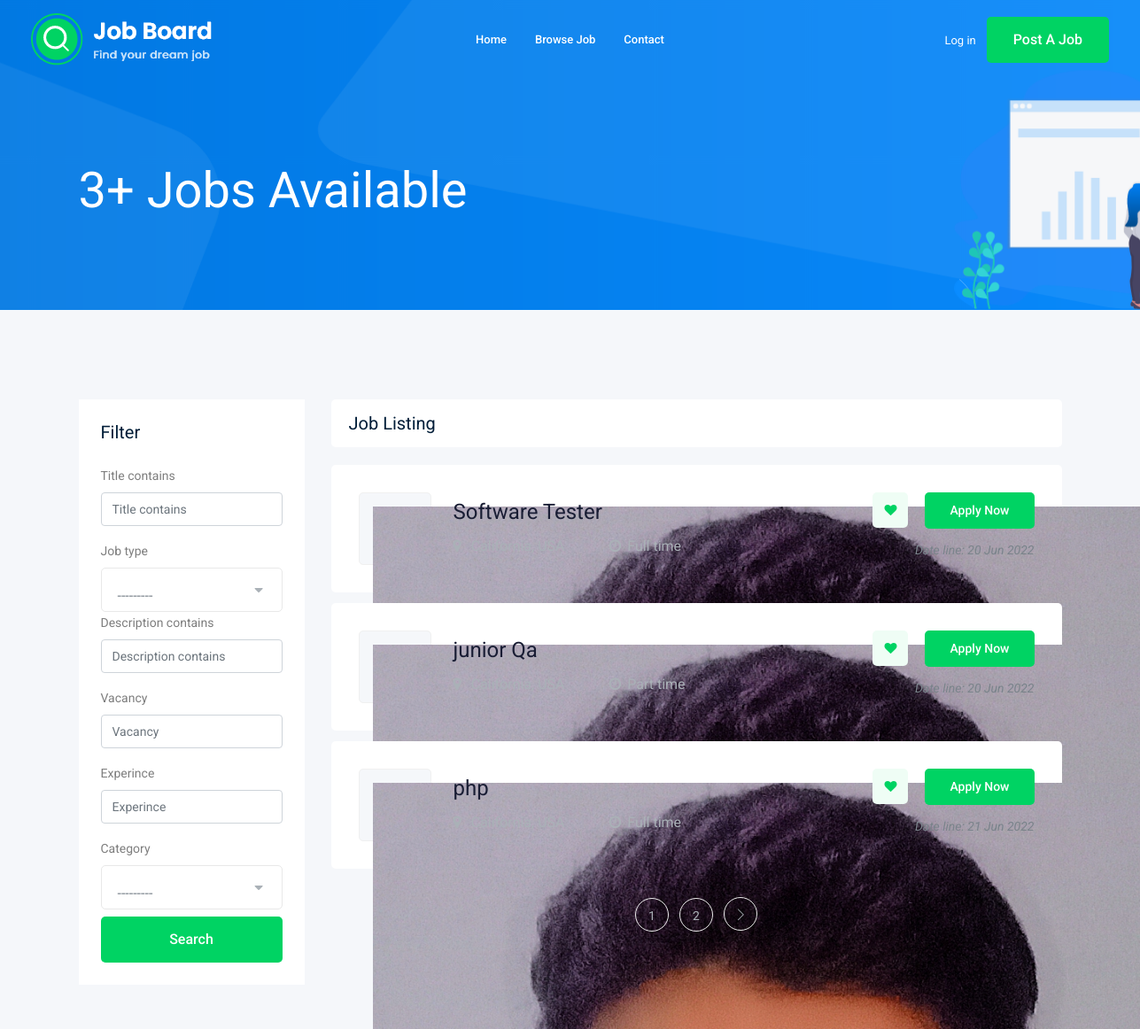
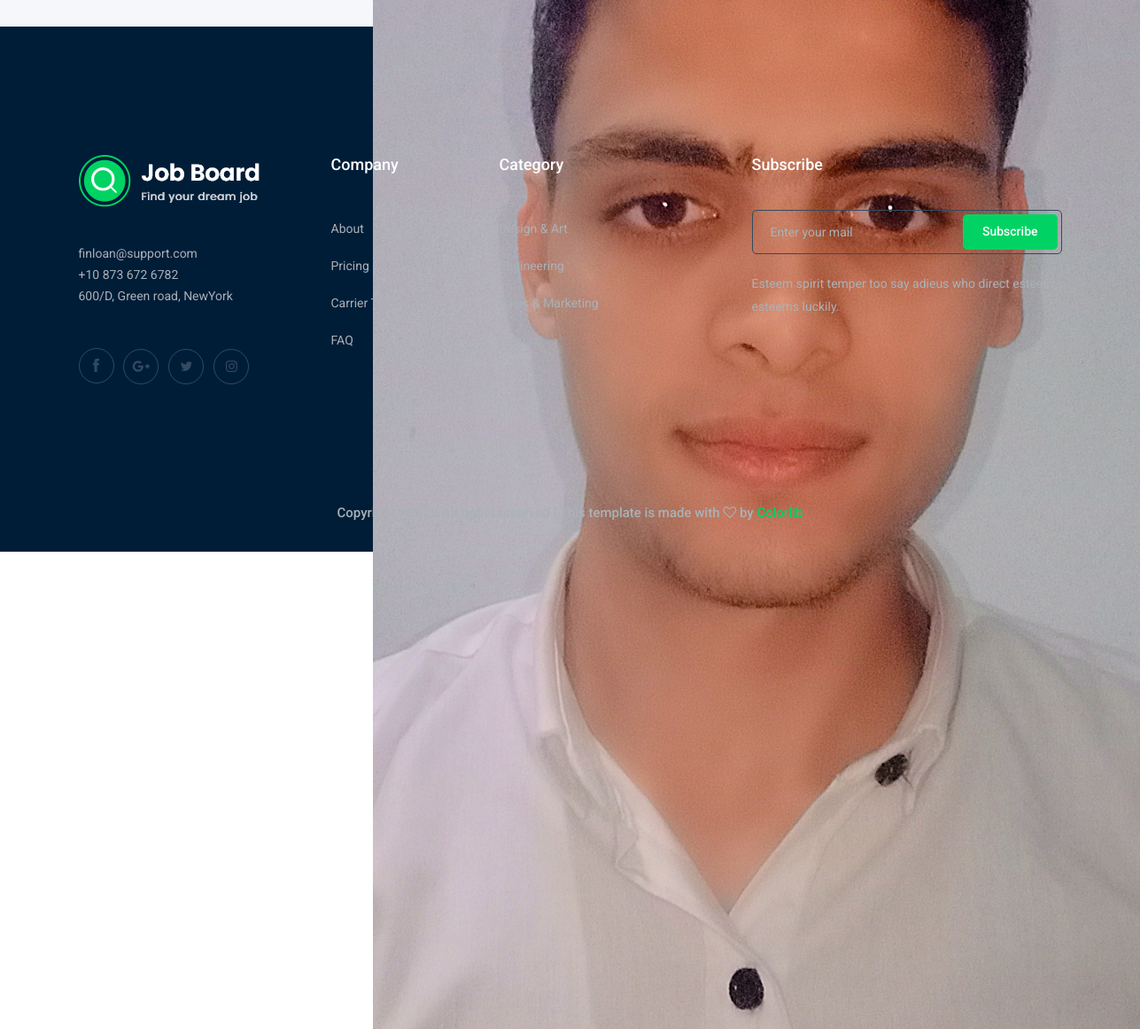
Screenshot of /jobs/ with the database file from the repository (2 pictures, top to bottom).
### job/models.py (models this page shows, shortened)
class Job(models.Model):
    owner = models.ForeignKey(User , related_name='job_owner' , on_delete=models.CASCADE)
    title = models.CharField(max_length=100)
    job_type = models.CharField(max_length=15 , choices=JOB_TYPE)
    description = models.TextField(max_length=1000)
    published_at = models.DateTimeField(auto_now=True)
    vacancy = models.IntegerField(default=1)
    salary = models.IntegerField(default=0)
    experince = models.IntegerField(default=1)
    category = models.ForeignKey('Category', on_delete=models.CASCADE) # we but ctegory in '' because class is under me
    image = models.ImageField(upload_to = upload_image)
    slug = models.SlugField(blank=True,null=True)
    def __str__(self):
        return self.title

### job/views.py (the view)
# urls.py: path('', views.job_list , name='job_list'),
def job_list(request):
    job_list = Job.objects.all()
    myfilter = JobFilter(request.GET,queryset=job_list)
    job_list = myfilter.qs
    paginator = Paginator(job_list , 3)
    page_number = request.GET.get('page')
    page_obj = paginator.get_page(page_number)
    context = {'jobs' : page_obj , 'myfilter' : myfilter}
    return render(request , 'job/job_list.html' , context)

### job/models.py (called while the page is built)
    def __str__(self):
        return self.name

### job/templates/job/job_list.html (shortened to what this page needs)
    {% extends 'base.html' %}
    {% load bootstrap4 %}
    {% block body %}
    <div class="bradcam_area bradcam_bg_1">
        <div class="container">
            <div class="row">
                <div class="col-xl-12">
                    <div class="bradcam_text">
                        <h3>{{jobs|length}}+ Jobs Available</h3>
                    </div>
                </div>
            </div>
        </div>
    </div>
    <div class="job_listing_area plus_padding">
        <div class="container">
            <div class="row">
                <div class="col-lg-3">
                    <div class="job_filter white-bg">
                        <div class="form_inner white-bg">
                            <h3>Filter</h3>
                            <form method="GET">
                                {% bootstrap_form myfilter.form %}
                                <input type="submit" value="Search" class="boxed-btn3 w-100 mt-2">
                            </form>
                        </div>
                    </div>
                </div>
                <div class="col-lg-9">
                    <div class="recent_joblist_wrap">
                        <div class="recent_joblist white-bg ">
                            <div class="row align-items-center">
                                <div class="col-md-6">
                                    <h4>Job Listing</h4>
                                </div>
                                <div class="col-md-6">
                                </div>
                            </div>
                        </div>
                    </div>
                    <div class="job_lists m-0">
                        <div class="row">
                            {% for job in jobs %}
                            <div class="col-lg-12 col-md-12">
                                <div class="single_jobs white-bg d-flex justify-content-between">
                                    <div class="jobs_left d-flex align-items-center">
                                        <div class="thumb">
                                            <img src="{{job.image}}" alt="">
                                        </div>
                                        <div class="jobs_conetent">
                                            <a href="{% url 'jobs:job_details' job.slug%}"><h4>{{job}}</h4></a>
                                            <div class="links_locat d-flex align-items-center">
                                                <div class="location">
                                                    <p> <i class="fa fa-map-marker"></i> California, USA</p>
                                                </div>
                                                <div class="location">
                                                    <p> <i class="fa fa-clock-o"></i>{{job.job_type}}</p>
                                                </div>
                                            </div>
                                        </div>
                                    </div>
                                    <div class="jobs_right">
                                        <div class="apply_now">
                                            <a class="heart_mark" href="#"> <i class="fa fa-heart"></i> </a>
                                            <a href="{% url 'jobs:job_details' job.slug %}" class="boxed-btn3">Apply Now</a>
                                        </div>
                                        <div class="date">
                                            <p>Date line: {{job.published_at|date:'d M o'}}</p>
                                        </div>
                                    </div>
                                </div>
                            </div>
                            {% endfor %}
                        </div>
                        {% if  jobs.has_other_pages %}
                        <div class="row">
                            <div class="col-lg-12">
                                <div class="pagination_wrap">
                                    <ul>
                                        {% for i in jobs.paginator.page_range %}
                                        <li><a href="?page={{i}}"><span>{{i}}</span></a></li>
                                        {% endfor %}
                                        {% if  jobs.has_next %}
                                        <li><a href="?page={{jobs.next_page_number}}"> <i class="ti-angle-right"></i> </a></li>
                                        {% endif %}
                                    </ul>
                                </div>
                            </div>
                        </div>
                        {% endif %}
                    </div>
                </div>
            </div>
        </div>
    </div>
    {% endblock body %}

### templates/base.html (shortened to what this page needs)
{% load static %}
<!doctype html>
<html class="no-js" lang="zxx">
<head>
    <link rel="stylesheet" href="{% static 'css/bootstrap.min.css' %}">
    <link rel="stylesheet" href="{% static 'css/owl.carousel.min.css' %}">
    <link rel="stylesheet" href="{% static 'css/magnific-popup.css' %}">
    <link rel="stylesheet" href="{% static 'css/font-awesome.min.css' %}">
    <link rel="stylesheet" href="{% static 'css/themify-icons.css' %}">
    <link rel="stylesheet" href="{% static 'css/nice-select.css' %}">
    <link rel="stylesheet" href="{% static 'css/flaticon.css' %}">
    <link rel="stylesheet" href="{% static 'css/jquery-ui.css' %}">
    <link rel="stylesheet" href="{% static 'css/gijgo.css' %}">
    <link rel="stylesheet" href="{% static 'css/animate.min.css' %}">
    <link rel="stylesheet" href="{% static 'css/slicknav.css' %}">
    <link rel="stylesheet" href="{% static 'css/style.css' %}">
</head>
<body>
    <header>
        <div class="header-area ">
            <div id="sticky-header" class="main-header-area">
                <div class="container-fluid ">
                    <div class="header_bottom_border">
                        <div class="row align-items-center">
                            <div class="col-xl-3 col-lg-2">
                                <div class="logo">
                                    <a href="index.html">
                                        <img src="img/logo.png" alt="">
                                    </a>
                                </div>
                            </div>
                            <div class="col-xl-6 col-lg-7">
                                <div class="main-menu  d-none d-lg-block">
                                    <nav>
                                        <ul id="navigation">
                                            <li><a href="/">home</a></li>
                                            <li><a href="{% url 'jobs:job_list' %}">Browse Job</a></li>
                                            <li><a href="{% url 'contact:contact' %}">Contact</a></li>
                                        </ul>
                                    </nav>
                                </div>
                            </div>
                            <div class="col-xl-3 col-lg-3 d-none d-lg-block">
                                <div class="Appointment">
                                    {% if request.user.is_authenticated %}
                                    <div class="phone_num d-none d-xl-block">
                                        <a href="{% url 'accounts:profile' %}">Profile</a>
                                    </div>
                                    {% else %}
                                        <div class="phone_num d-none d-xl-block">
                                            <a href="{% url 'login' %}">Log in</a>
                                        </div>
                                    {% endif %}
                                    <div class="d-none d-lg-block">
                                        <a class="boxed-btn3" href="{% url 'jobs:add_job' %}">Post a Job</a>
                                    </div>
                                </div>
                            </div>
                            <div class="col-12">
                            </div>
                        </div>
                    </div>
                </div>
            </div>
        </div>
    </header>
    {% block body %}
    {% endblock body %}
    <footer class="footer">
        <div class="footer_top">
            <div class="container">
                <div class="row">
                    <div class="col-xl-3 col-md-6 col-lg-3">
                        <div class="footer_widget wow fadeInUp" data-wow-duration="1s" data-wow-delay=".3s">
                            <div class="footer_logo">
                                <a href="#">
                                    <img src="img/logo.png" alt="">
                                </a>
                            </div>
                            <p>
                                finloan@support.com <br>
                                +10 873 672 6782 <br>
                                600/D, Green road, NewYork
                            </p>
                            <div class="socail_links">
                                <ul>
                                    <li>
                                        <a href="#">
                                            <i class="ti-facebook"></i>
                                        </a>
                                    </li>
                                    <li>
                                        <a href="#">
                                            <i class="fa fa-google-plus"></i>
                                        </a>
                                    </li>
                                    <li>
                                        <a href="#">
                                            <i class="fa fa-twitter"></i>
                                        </a>
                                    </li>
                                    <li>
                                        <a href="#">
                                            <i class="fa fa-instagram"></i>
                                        </a>
                                    </li>
                                </ul>
                            </div>
                        </div>
                    </div>
                    <div class="col-xl-2 col-md-6 col-lg-2">
                        <div class="footer_widget wow fadeInUp" data-wow-duration="1.1s" data-wow-delay=".4s">
                            <h3 class="footer_title">
                                Company
                            </h3>
                            <ul>
                                <li><a href="#">About </a></li>
                                <li><a href="#"> Pricing</a></li>
                                <li><a href="#">Carrier Tips</a></li>
                                <li><a href="#">FAQ</a></li>
                            </ul>
                        </div>
                    </div>
                    <div class="col-xl-3 col-md-6 col-lg-3">
                        <div class="footer_widget wow fadeInUp" data-wow-duration="1.2s" data-wow-delay=".5s">
                            <h3 class="footer_title">
                                Category
                            </h3>
                            <ul>
                                <li><a href="#">Design & Art</a></li>
                                <li><a href="#">Engineering</a></li>
                                <li><a href="#">Sales & Marketing</a></li>
                                <li><a href="#">Finance</a></li>
                            </ul>
                        </div>
                    </div>
                    <div class="col-xl-4 col-md-6 col-lg-4">
                        <div class="footer_widget wow fadeInUp" data-wow-duration="1.3s" data-wow-delay=".6s">
                            <h3 class="footer_title">
                                Subscribe
                            </h3>
                            <form action="#" class="newsletter_form">
                                <input type="text" placeholder="Enter your mail">
                                <button type="submit">Subscribe</button>
                            </form>
                            <p class="newsletter_text">Esteem spirit temper too say adieus who direct esteem esteems
                                luckily.</p>
                        </div>
                    </div>
                </div>
            </div>
        </div>
        <div class="copy-right_text wow fadeInUp" data-wow-duration="1.4s" data-wow-delay=".3s">
            <div class="container">
                <div class="row">
                    <div class="col-xl-12">
                        <p class="copy_right text-center">
Copyright &copy;<script>document.write(new Date().getFullYear());</script> All rights reserved | This template is made with <i class="fa fa-heart-o" aria-hidden="true"></i> by <a href="https://colorlib.com" target="_blank">Colorlib</a>
                        </p>
                    </div>
                </div>
            </div>
        </div>
    </footer>
</body>
</html>

### rows the page displays
Job: title "Software Tester", job_type "Full time", published_at "20 Jun 2022"
Job: title "junior Qa", job_type "Part time", published_at "20 Jun 2022"
Job: image (placeholder picture), title "php", job_type "Full time", published_at "21 Jun 2022"

### other values shown
{{ jobs|length }} "3"
{{ i }} "1" "2"
